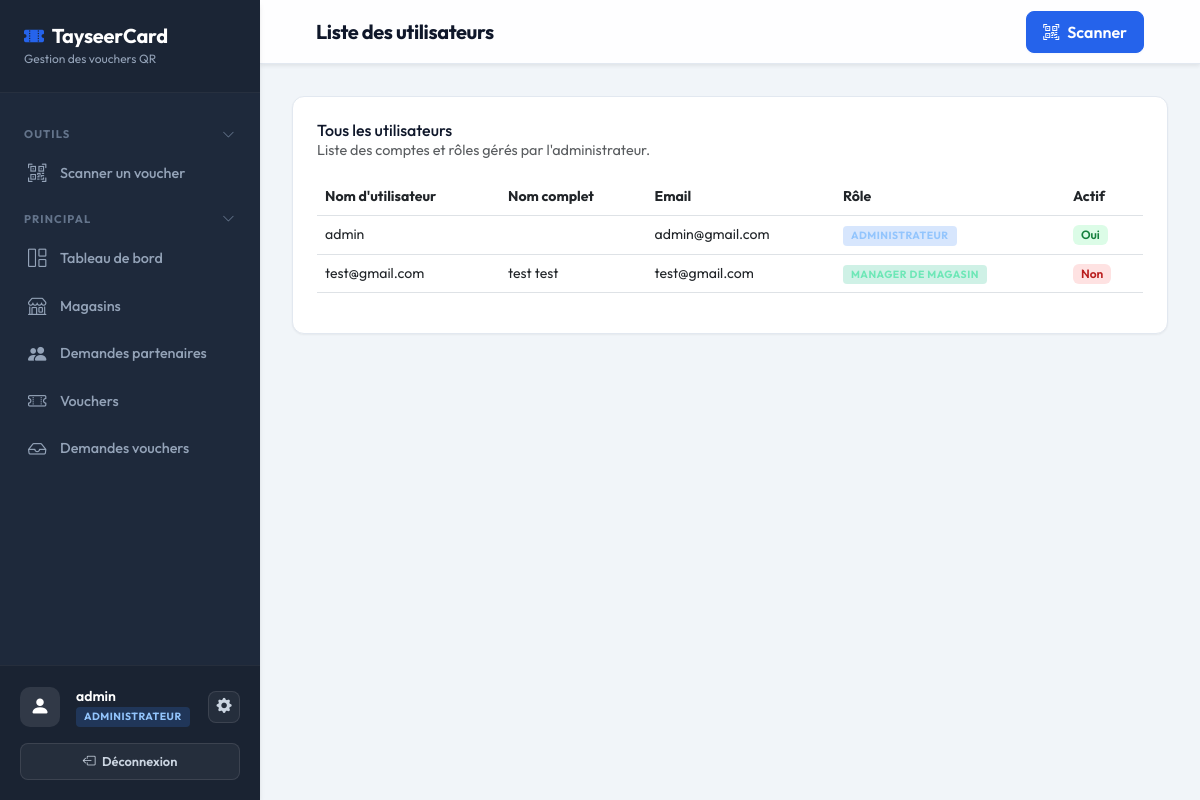
The page /accounts/dashboard/admin/users/ (signed in) on the database its author committed.
### apps/accounts/models.py (models this page shows, shortened)
class User(AbstractUser):
    class Role(models.TextChoices):
        ADMIN = 'ADMIN', 'Administrateur'
        MANAGER = 'MANAGER', 'Manager de magasin'
        CAISSIER = 'CAISSIER', 'Caissier'
    role = models.CharField(
        max_length=10,
        choices=Role.choices,
        default=Role.MANAGER,
    )
    def is_admin(self):
        return self.role == self.Role.ADMIN or self.is_superuser
    def is_manager(self):
        return self.role == self.Role.MANAGER
    def is_caissier(self):
        return self.role == self.Role.CAISSIER
    def get_store(self):
        if self.is_manager():
            return getattr(self, 'managed_store', None)
        elif self.is_caissier():
            caissier_store = getattr(self, 'caissier_store', None)
            if hasattr(caissier_store, 'first'):
                return caissier_store.first()
            return caissier_store
        return None

### apps/accounts/views.py (the view)
# urls.py: path('dashboard/admin/users/', views.admin_user_list, name='admin_user_list'),
@login_required
def admin_user_list(request):
    if not request.user.is_admin():
        return redirect('dashboard')
    users = User.objects.order_by('role', 'username')
    return render(request, 'accounts/admin_user_list.html', {
        'users': users,
    })

### apps/accounts/context_processors.py (called while the page is built)
def admin_notifications(request):
    pending_requests = 0
    if request.user.is_authenticated:
        is_admin = getattr(request.user, 'is_admin', False)
        if callable(is_admin):
            is_admin = is_admin()
        if is_admin:
            pending_requests = VoucherRequest.objects.filter(status=VoucherRequest.Status.PENDING).count()
    return {
        'pending_requests': pending_requests,
    }

### templates/accounts/admin_user_list.html (shortened to what this page needs)
{% extends 'base.html' %}
{% block page_title %}Liste des utilisateurs{% endblock %}
{% block content %}
<div class="stat-card">
  <div class="d-flex justify-content-between align-items-center mb-3">
    <div>
      <h6 class="mb-0 fw-600" style="color:#0f172a;">Tous les utilisateurs</h6>
      <p class="text-muted mb-0" style="font-size:0.9rem;">Liste des comptes et rôles gérés par l'administrateur.</p>
    </div>
  </div>
  {% if users %}
  <div class="table-responsive">
    <table class="table table-hover align-middle" style="font-size:0.88rem;">
      <thead style="color:#64748b;">
        <tr>
          <th>Nom d'utilisateur</th>
          <th>Nom complet</th>
          <th>Email</th>
          <th>Rôle</th>
          <th>Actif</th>
        </tr>
      </thead>
      <tbody>
        {% for user in users %}
        <tr>
          <td class="fw-500">{{ user.username }}</td>
          <td>{{ user.get_full_name }}</td>
          <td>{{ user.email }}</td>
          <td>
            <span class="role-pill role-{{ user.role|lower }}">{{ user.get_role_display }}</span>
          </td>
          <td>
            {% if user.is_active %}
            <span class="badge badge-active px-2 py-1" style="border-radius:6px; font-size:0.75rem;">Oui</span>
            {% else %}
            <span class="badge badge-cancelled px-2 py-1" style="border-radius:6px; font-size:0.75rem;">Non</span>
            {% endif %}
          </td>
        </tr>
        {% endfor %}
      </tbody>
    </table>
  </div>
  {% else %}
  <div class="text-center py-4 text-muted">
    <i class="bi bi-people fs-1 d-block mb-2" style="opacity:0.3;"></i>
    Aucun utilisateur trouvé.
  </div>
  {% endif %}
</div>
{% endblock %}

### templates/base.html (shortened to what this page needs)
<!DOCTYPE html>
<html lang="fr">
<head>
  <link href="https://cdn.jsdelivr.net/npm/bootstrap@5.3.0/dist/css/bootstrap.min.css" rel="stylesheet" />
  <link href="https://cdn.jsdelivr.net/npm/bootstrap-icons@1.11.0/font/bootstrap-icons.css" rel="stylesheet" />
</head>
<body>
  {% if user.is_authenticated %}
  <aside class="sidebar" id="sidebar">
    <div class="sidebar-brand d-flex align-items-center justify-content-between">
      <div>
        <h5><i class="bi bi-ticket-perforated-fill me-2" style="color:var(--primary)"></i>TayseerCard</h5>
        <small>Gestion des vouchers QR</small>
      </div>
    </div>
    <nav class="sidebar-nav">
      <button class="nav-section-toggle" onclick="toggleNavSection(this)">
        <span>Outils</span>
        <i class="bi bi-chevron-down chevron"></i>
      </button>
      <div class="nav-section-body">
        <a href="{% url 'scan_page' %}" class="nav-link {% block nav_scan %}{% endblock %}">
          <i class="bi bi-qr-code-scan"></i> Scanner un voucher
        </a>
      </div>
      <button class="nav-section-toggle" onclick="toggleNavSection(this)">
        <span>Principal</span>
        <i class="bi bi-chevron-down chevron"></i>
      </button>
      <div class="nav-section-body">
        <a href="{% url 'dashboard' %}" class="nav-link {% block nav_dashboard %}{% endblock %}">
          <i class="bi bi-grid-1x2"></i> Tableau de bord
        </a>
        {% if user.is_admin %}
        <a href="{% url 'store_list' %}" class="nav-link {% block nav_stores %}{% endblock %}">
          <i class="bi bi-shop"></i> Magasins
        </a>
        <a href="{% url 'store_request_list' %}" class="nav-link {% block nav_store_requests %}{% endblock %}">
          <i class="bi bi-people-fill"></i> Demandes partenaires
        </a>
        {% endif %}
        {% if user.is_admin or user.is_manager or user.is_caissier %}
          <a href="{% if user.is_caissier %}/caissier/vouchers/{% elif user.is_manager %}/manager/vouchers/{% else %}{% url 'voucher_list' %}{% endif %}"
             class="nav-link {% block nav_vouchers %}{% endblock %}">
            <i class="bi bi-ticket-perforated"></i> Vouchers
          </a>
        {% endif %}
        {% if user.is_admin %}
        <a href="{% url 'admin_request_list' %}" class="nav-link {% block nav_admin_requests %}{% endblock %}">
          <i class="bi bi-inbox"></i> Demandes vouchers
        </a>
        {% endif %}
      </div>
    </nav>
    <div class="sidebar-footer">
      <div class="d-flex align-items-center justify-content-between mb-3">
        <div class="d-flex align-items-center gap-3 overflow-hidden">
          <div class="stat-icon m-0" style="background:rgba(255,255,255,0.1); width:40px; height:40px; flex-shrink:0;">
            <i class="bi bi-person-fill" style="color:#ffffff;"></i>
          </div>
          <div class="overflow-hidden">
            <div class="user-info text-truncate">{{ user.get_full_name|default:user.username }}</div>
            <div class="user-role text-truncate">
              <span class="role-pill role-{{ user.role|lower }}">{{ user.get_role_display }}</span>
            </div>
          </div>
        </div>
        {% if user.is_admin %}
        <a href="{% url 'admin_account_settings' %}" class="btn-settings {% block nav_settings %}{% endblock %}" title="Paramètres" style="flex-shrink:0;">
          <i class="bi bi-gear-fill"></i>
        </a>
        {% endif %}
      </div>
      <div class="d-flex gap-2 mt-1">
        <a href="{% url 'logout' %}" class="btn btn-sm flex-grow-1"
          style="background:rgba(255,255,255,0.05); color:#cbd5e1; border:1px solid rgba(255,255,255,0.1); font-size:0.8rem; border-radius:8px;">
          <i class="bi bi-box-arrow-left me-1"></i> Déconnexion
        </a>
      </div>
    </div>
  </aside>
  <div class="main-content">
    <div class="topbar shadow-sm">
      <div class="container-fluid d-flex align-items-center justify-content-between h-100 px-lg-4">
        <div class="d-flex align-items-center gap-3">
          <div class="d-flex align-items-center gap-2">
            <h4 class="mb-0">{% block page_title %}Tableau de bord{% endblock %}</h4>
          </div>
        </div>
        <div class="d-flex align-items-center gap-2">
          <a href="{% url 'scan_page' %}" class="btn btn-primary d-flex align-items-center gap-2 px-3">
            <i class="bi bi-qr-code-scan"></i>
            <span class="d-none d-sm-inline">Scanner</span>
          </a>
        </div>
      </div>
    </div>
    <div class="page-body">
      {% block content %}{% endblock %}
    </div>
  </div>
  {% else %}
  {% block auth_content %}{% endblock %}
  {% endif %}
</body>
</html>

### templates/base.html (style rules this page uses)
:root { --primary: #2563eb; --primary-dark: #1d4ed8; --success: #10b981; --danger: #ef4444; --warning: #f59e0b; --sidebar-bg: #1e293b; --sidebar-text: #94a3b8; --sidebar-active: #ffffff; --sidebar-hover: #334155; --body-bg: #f1f5f9; --card-bg: #ffffff; --card-border: #e2e8f0; --shadow-sm: 0 1px 2px 0 rgb(0 0 0 / 0.05); --shadow-md: 0 4px 6px -1px rgb(0 0 0 / 0.1), 0 2px 4px -2px rgb(0 0 0 / 0.1); }
* { font-family: 'Outfit', sans-serif; }
body { background-color: var(--body-bg); color: #1e293b; min-height: 100vh; margin: 0; overflow-x: hidden; }
.sidebar { position: fixed; top: 0; left: 0; width: 260px; height: 100vh; background: var(--sidebar-bg); padding: 0; z-index: 100; transition: transform 0.3s ease; display: flex; flex-direction: column; box-shadow: var(--shadow-md); }
.sidebar-brand { padding: 24px; background: rgba(0, 0, 0, 0.1); border-bottom: 1px solid rgba(255, 255, 255, 0.05); }
.sidebar-brand h5 { color: #ffffff; font-weight: 700; font-size: 1.25rem; margin: 0; letter-spacing: -0.01em; }
.sidebar-brand small { color: var(--sidebar-text); font-size: 0.75rem; display: block; margin-top: 2px; }
.sidebar-nav { padding: 20px 0; flex: 1; overflow-y: auto; }
.sidebar-nav .nav-link { color: var(--sidebar-text); padding: 10px 24px; display: flex; align-items: center; gap: 12px; font-size: 0.9rem; font-weight: 500; transition: all 0.2s ease; border-left: 4px solid transparent; }
.sidebar-nav .nav-link i { font-size: 1.15rem; width: 20px; }
.sidebar-footer { padding: 20px; background: rgba(0, 0, 0, 0.15); border-top: 1px solid rgba(255, 255, 255, 0.05); }
.sidebar-footer .user-info { color: #ffffff; font-size: 0.875rem; font-weight: 600; }
.sidebar-footer .user-role { font-size: 0.75rem; color: var(--sidebar-text); }
.btn-settings { background: rgba(255, 255, 255, 0.05); color: #cbd5e1; border: 1px solid rgba(255, 255, 255, 0.1); font-size: 0.95rem; border-radius: 8px; display: flex; align-items: center; justify-content: center; width: 32px; height: 32px; transition: all 0.2s ease; text-decoration: none; }
.main-content { margin-left: 260px; min-height: 100vh; display: flex; flex-direction: column; transition: margin-left 0.3s ease; }
.topbar { background: rgba(255, 255, 255, 0.9); backdrop-filter: blur(10px); height: 64px; padding: 0 32px; border-bottom: 1px solid var(--card-border); display: flex; align-items: center; justify-content: space-between; position: sticky; top: 0; z-index: 50; }
.topbar h4 { margin: 0; font-weight: 700; color: #0f172a; font-size: 1.25rem; letter-spacing: -0.02em; }
.page-body { padding: 32px; flex: 1; }
.stat-card { background: var(--card-bg); border-radius: 12px; padding: 24px; border: 1px solid var(--card-border); box-shadow: var(--shadow-sm); transition: all 0.2s ease; height: 100%; }
.stat-icon { width: 44px; height: 44px; border-radius: 10px; display: flex; align-items: center; justify-content: center; font-size: 1.25rem; margin-bottom: 16px; }
.btn { border-radius: 8px; font-weight: 600; padding: 8px 16px; transition: all 0.2s ease; }
.btn-primary { background-color: var(--primary); border-color: var(--primary); box-shadow: 0 1px 2px 0 rgba(37, 99, 235, 0.05); }
.badge { font-weight: 600; padding: 6px 12px; border-radius: 6px; }
.badge-active { background: #dcfce7; color: #15803d; }
.badge-cancelled { background: #fee2e2; color: #b91c1c; }
.role-pill { display: inline-block; padding: 2px 8px; border-radius: 4px; font-size: 0.65rem; font-weight: 700; text-transform: uppercase; letter-spacing: 0.05em; }
.role-admin { background: rgba(59, 130, 246, 0.2); color: #93c5fd; }
.role-manager { background: rgba(16, 185, 129, 0.2); color: #6ee7b7; }
.nav-section-toggle { color: #64748b; font-size: 0.7rem; font-weight: 700; letter-spacing: 0.1em; text-transform: uppercase; padding: 12px 24px 6px; display: flex; align-items: center; justify-content: space-between; cursor: pointer; background: none; border: none; width: 100%; transition: color 0.2s; }
.nav-section-toggle .chevron { font-size: 0.8rem; transition: transform 0.25s ease; }
.nav-section-body { overflow: hidden; transition: max-height 0.3s ease; max-height: 500px; }

### rows shown on the page
User: get_full_name "admin", role "ADMINISTRATEUR", username "admin", email "admin@gmail.com", is_active "Oui"
User: username "test@gmail.com", get_full_name "test test", email "test@gmail.com", role "MANAGER DE MAGASIN", is_active "Non"
